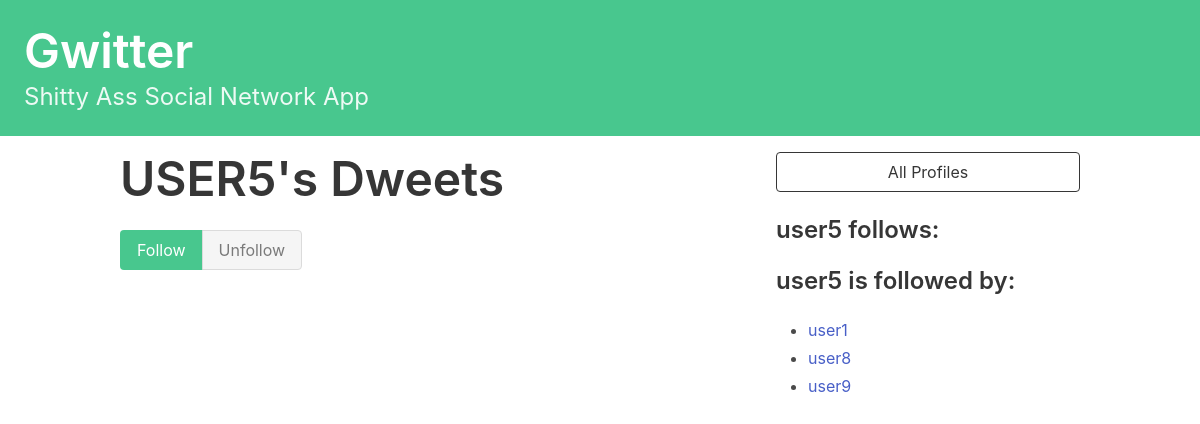
/gwitter/profile/user5 (signed in), run on the app's committed database.
### gwitter/models.py (models this page shows, shortened)
class Profile(models.Model):
    user = models.OneToOneField(User, on_delete=models.CASCADE, related_name='profile')
    follows = models.ManyToManyField('self', related_name='followed_by', symmetrical=False, blank=True)
    def __str__(self):
        return f'{self.user.username}'

### gwitter/views.py (the view)
# urls.py: path('profile/<str:username>', profile, name='profile'),
def profile(request, username):
    if request.user.is_authenticated:
        if not hasattr(request.user, 'profile'):
            missing_profile = Profile(user=request.user)
            missing_profile.save()
        profile = Profile.objects.get(user=User.objects.get(username=username))
        current_user_profile = request.user.profile
        data = request.POST
        action = data.get('follow')
        if profile != current_user_profile:
            if action == 'follow':
                current_user_profile.follows.add(profile)
            elif action == 'unfollow':
                current_user_profile.follows.remove(profile)
            current_user_profile.save()
        user_follows = profile in request.user.profile.follows.all()
        return render(request, 'gwitter/profile.html',
                {'profile':profile, 'followers':len(profile.followed_by.all()),
                'follows':len(profile.follows.all()), 'user_follows':user_follows})

### gwitter/templates/gwitter/profile.html (shortened to what this page needs)
{% extends 'base.html' %}
{% block content %}
<div class="column">
    <div class="block">
    <h1 class="title is-1">
        {{profile.user.username|upper}}'s Dweets
    </h1>
    </div>
    <form method="post">
        <div class="buttons has-addons">
            {% if user_follows %}
                <button class="button is-success is-static">Follow</button>
                <button class="button is-danger" name="follow", value="unfollow">Unfollow</button>
            {% else %}
                <button class="button is-success" name="follow", value="follow">Follow</button>
                <button class="button is-danger is-static">Unfollow</button>
            {% endif %}
        </div>
    </form>
</div>
<div class="column is-one-third">
    <div class="block">
        <a href="{% url 'gwitter:profile-list' %}">
            <button class="button is-dark is-outlined is-fullwidth">
                All Profiles
            </button>
        </a>
    </div>
    <div class="block">
        <h3 class="title is-4">
            {{profile.user.username}} follows:
        </h3>
    </div>
    <div class="block">
        <h3 class="title is-4">
            {{profile.user.username}} is followed by:
        </h3>
        <div class="content">
            <ul>
            {% for follower in profile.followed_by.all %}
                <li>
                    <a href="{% url 'gwitter:profile' follower.user.username %}">
                        {{ follower }}
                    </a>
                </li>
            {% endfor %}
            </ul>
        </div>
    </div>
</div>
{% endblock content %}

### data on the page
Profile: user.username "USER5", user.username "user5"
Profile: user.username "user1"
Profile: user.username "user8"
Profile: user.username "user9"
